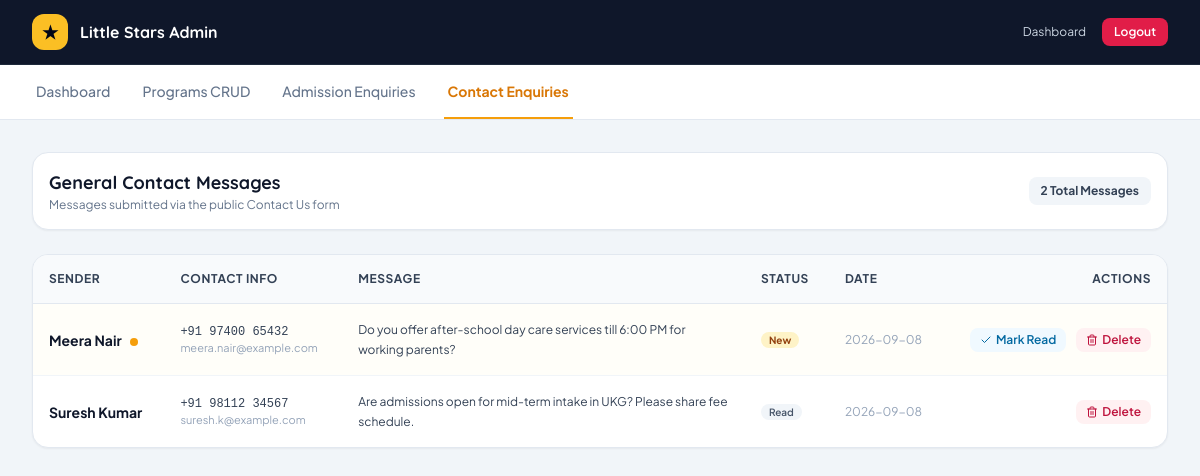
Screenshot of /admin/contacts.php (signed in) with the database file from the repository.
### tables this page shows
CREATE TABLE `contact_enquiries` (
  `id` int(11) NOT NULL AUTO_INCREMENT,
  `name` varchar(100) NOT NULL,
  `email` varchar(100) NOT NULL,
  `phone` varchar(25) NOT NULL,
  `message` text NOT NULL,
  `is_read` tinyint(1) NOT NULL DEFAULT 0,
  `created_at` timestamp NOT NULL DEFAULT CURRENT_TIMESTAMP,
  PRIMARY KEY (`id`)
);

### admin/contacts.php (the view, shortened to what this page needs)
<?php
require_once __DIR__ . '/../config/db.php';
try {
    $contacts = $pdo->query("SELECT * FROM contact_enquiries ORDER BY id DESC")->fetchAll();
} catch (PDOException $e) {
    $contacts = [];
}
?>
<!DOCTYPE html>
<html lang="en">
<head>
    <script src="https://cdn.tailwindcss.com"></script>
</head>
<body class="bg-slate-100 text-slate-800 antialiased min-h-screen flex flex-col">
    <header class="bg-slate-900 text-white sticky top-0 z-50 border-b border-slate-800">
        <div class="max-w-7xl mx-auto px-4 sm:px-6 lg:px-8 flex justify-between items-center h-16">
            <div class="flex items-center gap-3">
                <div class="w-9 h-9 rounded-xl bg-amber-400 text-slate-950 flex items-center justify-center font-bold text-lg">★</div>
                <div class="font-display font-bold text-base">Little Stars Admin</div>
            </div>
            <div class="flex items-center gap-4 text-xs">
                <a href="dashboard.php" class="text-slate-300 hover:text-white">Dashboard</a>
                <a href="logout.php" class="px-3 py-1.5 rounded-lg bg-rose-600 text-white font-semibold">Logout</a>
            </div>
        </div>
    </header>
    <div class="bg-white border-b border-slate-200">
        <div class="max-w-7xl mx-auto px-4 sm:px-6 lg:px-8">
            <nav class="flex space-x-6">
                <a href="dashboard.php" class="py-4 px-1 border-b-2 border-transparent font-medium text-sm text-slate-500 hover:text-slate-800">Dashboard</a>
                <a href="programs.php" class="py-4 px-1 border-b-2 border-transparent font-medium text-sm text-slate-500 hover:text-slate-800">Programs CRUD</a>
                <a href="admissions.php" class="py-4 px-1 border-b-2 border-transparent font-medium text-sm text-slate-500 hover:text-slate-800">Admission Enquiries</a>
                <a href="contacts.php" class="py-4 px-1 border-b-2 border-amber-500 font-bold text-sm text-amber-600">Contact Enquiries</a>
            </nav>
        </div>
    </div>
    <main class="flex-1 max-w-7xl w-full mx-auto px-4 sm:px-6 lg:px-8 py-8 space-y-6">
        <div class="bg-white p-4 rounded-2xl border border-slate-200 shadow-sm flex items-center justify-between">
            <div>
                <h1 class="font-display font-bold text-lg text-slate-900">General Contact Messages</h1>
                <p class="text-xs text-slate-500">Messages submitted via the public Contact Us form</p>
            </div>
            <span class="text-xs bg-slate-100 text-slate-700 font-bold px-3 py-1.5 rounded-lg"><?php echo count($contacts); ?> Total Messages</span>
        </div>
        <div class="bg-white rounded-2xl border border-slate-200 shadow-sm overflow-hidden">
            <div class="overflow-x-auto">
                <table class="w-full text-left text-xs text-slate-600">
                    <thead class="bg-slate-50 text-slate-700 font-bold uppercase tracking-wider border-b border-slate-200">
                        <tr>
                            <th class="p-4">Sender</th>
                            <th class="p-4">Contact Info</th>
                            <th class="p-4">Message</th>
                            <th class="p-4">Status</th>
                            <th class="p-4">Date</th>
                            <th class="p-4 text-right">Actions</th>
                        </tr>
                    </thead>
                    <tbody class="divide-y divide-slate-100">
                        <?php if (!empty($contacts)): ?>
                            <?php foreach ($contacts as $c): ?>
                                <tr class="hover:bg-slate-50/50 <?php echo !$c['is_read'] ? 'bg-amber-50/30' : ''; ?>">
                                    <td class="p-4 font-bold text-slate-900 text-sm">
                                        <?php echo htmlspecialchars($c['name']); ?>
                                        <?php if (!$c['is_read']): ?>
                                            <span class="ml-1.5 inline-block w-2 h-2 rounded-full bg-amber-500" title="Unread"></span>
                                        <?php endif; ?>
                                    </td>
                                    <td class="p-4">
                                        <div class="font-mono text-slate-700"><?php echo htmlspecialchars($c['phone']); ?></div>
                                        <div class="text-[11px] text-slate-400"><?php echo htmlspecialchars($c['email']); ?></div>
                                    </td>
                                    <td class="p-4 max-w-sm">
                                        <p class="text-slate-700 text-xs leading-relaxed"><?php echo htmlspecialchars($c['message']); ?></p>
                                    </td>
                                    <td class="p-4">
                                        <?php if ($c['is_read']): ?>
                                            <span class="px-2 py-0.5 rounded-full bg-slate-100 text-slate-600 text-[10px] font-semibold">Read</span>
                                        <?php else: ?>
                                            <span class="px-2 py-0.5 rounded-full bg-amber-100 text-amber-800 text-[10px] font-bold">New</span>
                                        <?php endif; ?>
                                    </td>
                                    <td class="p-4 text-slate-400 whitespace-nowrap"><?php echo substr($c['created_at'], 0, 10); ?></td>
                                    <td class="p-4 text-right whitespace-nowrap space-x-2">
                                        <?php if (!$c['is_read']): ?>
                                            <a href="contacts.php?action=mark_read&id=<?php echo $c['id']; ?>" class="px-2.5 py-1 rounded-lg bg-sky-50 hover:bg-sky-100 text-sky-700 font-semibold text-xs inline-flex items-center gap-1">
                                                <i data-lucide="check" class="w-3 h-3"></i> Mark Read
                                            </a>
                                        <?php endif; ?>
                                        <a href="contacts.php?action=delete&id=<?php echo $c['id']; ?>" onclick="return confirm('Delete this contact message from MySQL?');" class="px-2.5 py-1 rounded-lg bg-rose-50 hover:bg-rose-100 text-rose-700 font-semibold text-xs inline-flex items-center gap-1">
                                            <i data-lucide="trash-2" class="w-3 h-3"></i> Delete
                                        </a>
                                    </td>
                                </tr>
                            <?php endforeach; ?>
                        <?php else: ?>
                            <tr><td colspan="6" class="p-8 text-center text-slate-400">No contact messages received yet.</td></tr>
                        <?php endif; ?>
                    </tbody>
                </table>
            </div>
        </div>
    </main>
</body>
</html>

### admin/contacts.php (style rules this page uses)
body { font-family: 'Plus Jakarta Sans', sans-serif; }
h1, h2, h3, .font-display { font-family: 'Quicksand', sans-serif; }

### rows the page displays
contact_enquiries: name "Meera Nair", is_read 0 (drawn), phone "+91 97400 65432", email "meera.nair@example.com", message "Do you offer after-school day care services till 6:00 PM for working parents?", created_at "2026-09-08"
contact_enquiries: name "Suresh Kumar", phone "+91 98112 34567", email "suresh.k@example.com", message "Are admissions open for mid-term intake in UKG? Please share fee schedule.", is_read "Read", created_at "2026-09-08"

### other values shown
count($contacts) "2"
